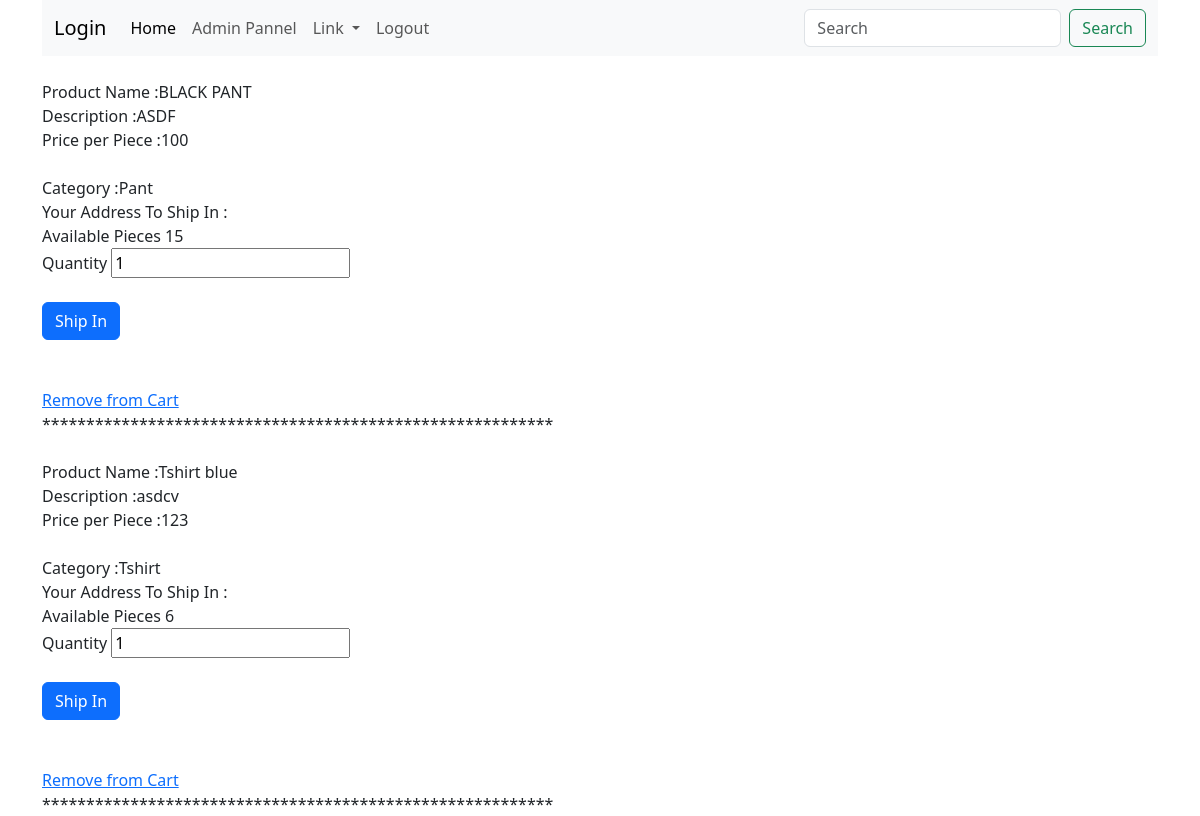
Before: /my-cart/demo/ (signed in) with the older database file.
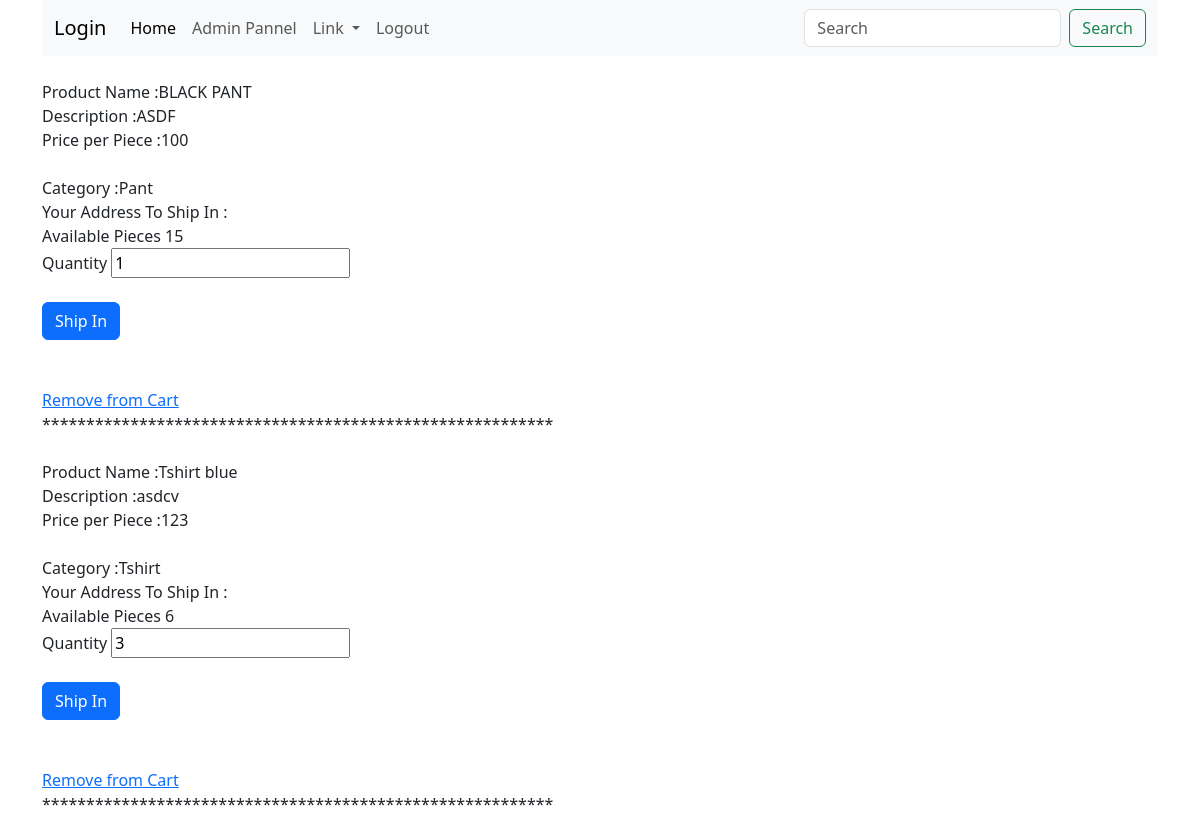
After: the same page with the newer database file.
### productdetails/models.py (models this page shows, shortened)
class Cart(models.Model):
    username=models.CharField(max_length=100)
    product=models.ForeignKey(Product,on_delete=models.CASCADE)
    quantity=models.IntegerField()
    total_price=models.IntegerField()
    address=models.CharField(max_length=100)

class Product(models.Model):
    name=models.CharField(max_length=100)
    description=models.TextField(blank=True,null=True)
    price=models.IntegerField()
    image=models.ImageField(upload_to="product_image",blank=True,null=True)
    available=models.IntegerField()
    category=models.ForeignKey(Category,on_delete=models.CASCADE)
    status=models.CharField(max_length=100,choices=Status.choices,default=Status.IN_STOCK)

class Category(models.Model):
    name=models.CharField(max_length=100)
    details=models.TextField(blank=True,null=True)
    def __str__(self):
        return str(self.name)

### productdetails/views.py (the view)
# urls.py: path("my-cart/<str:username>/",my_cart,name="my_cart"),
@login_required
def my_cart(request,username):
    carts=Cart.objects.filter(username=username,product__available__gt=0)
    context={
        "carts":carts,
    }
    return render (request,"my_cart.html",context)

### productdetails/templates/my_cart.html (shortened to what this page needs)
{% extends 'base.html' %}
{% load static %}
{% block content %}
{% for cart in carts %}
    <br>
    Product Name :{{cart.product.name}}
    <br>
    Description :{{ cart.product.description}}
    <br>
    Price per Piece :{{ cart.product.price}}
    <br>
    <br>
     Category :{{ cart.product.category }}
    <br>
    Your Address To Ship In :{{ cart.address}}
    <br>
    Available Pieces {{ cart.product.available}}
    <br>
    <form action="{% url 'product:buy_product' cart.id %}" method="POST">
    <label for="fname">Quantity </label>
    <input type="number" id="quantity"  value="{{ cart.quantity }}" name="quantity"><br><br>
    <input type="submit" value="Ship In" class="btn btn-primary" />
    </form>
    <br>
    <br>
    <a href="{% url 'product:cart-remove' request.user.username cart.product.id %}" > Remove from Cart </a><br>
    **********************************************************<br>
{% endfor %}
{% endblock content %}

Changed rows visible on the page:
changed Cart "Tshirt blue": quantity "1" → "3"
